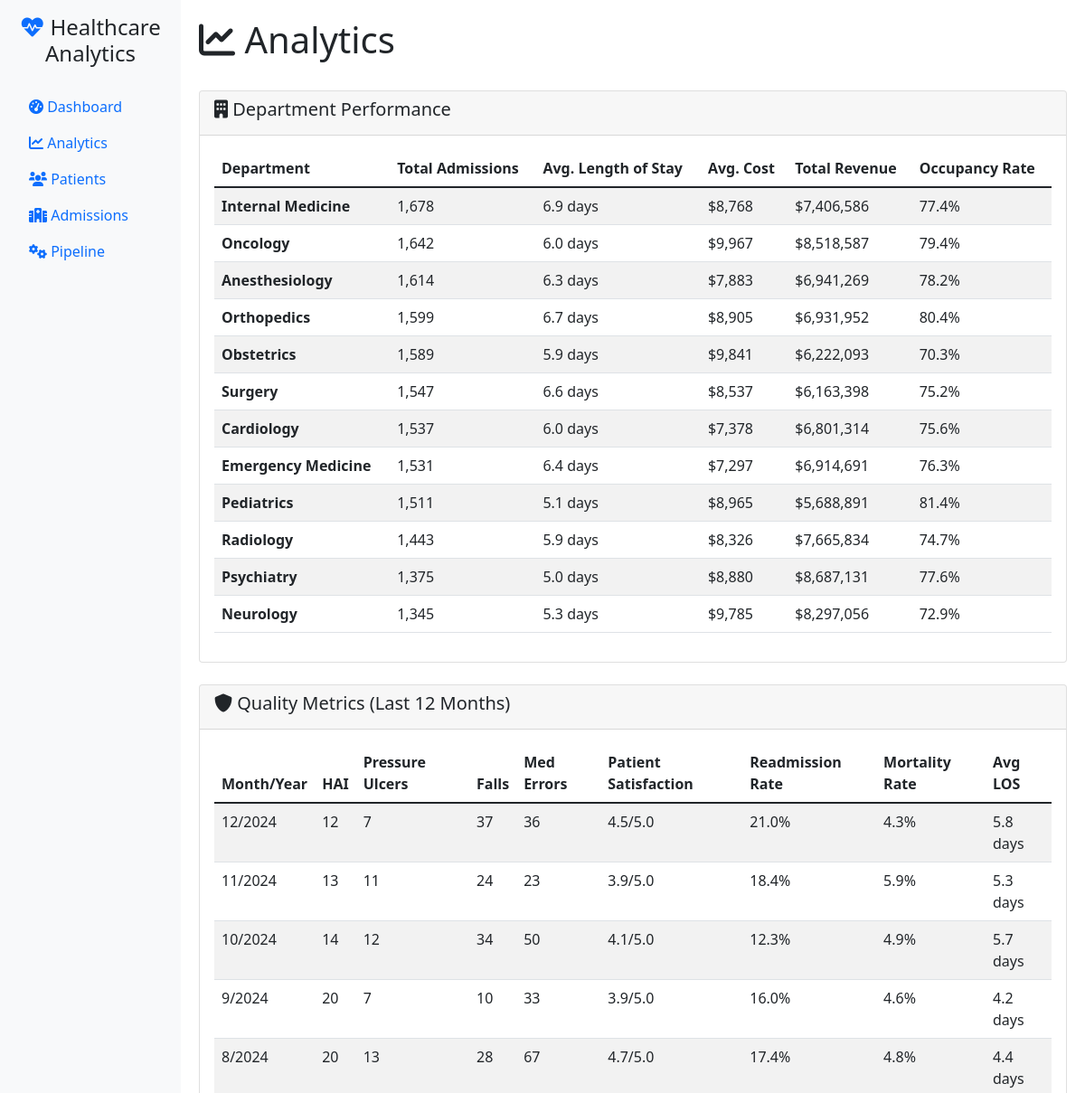
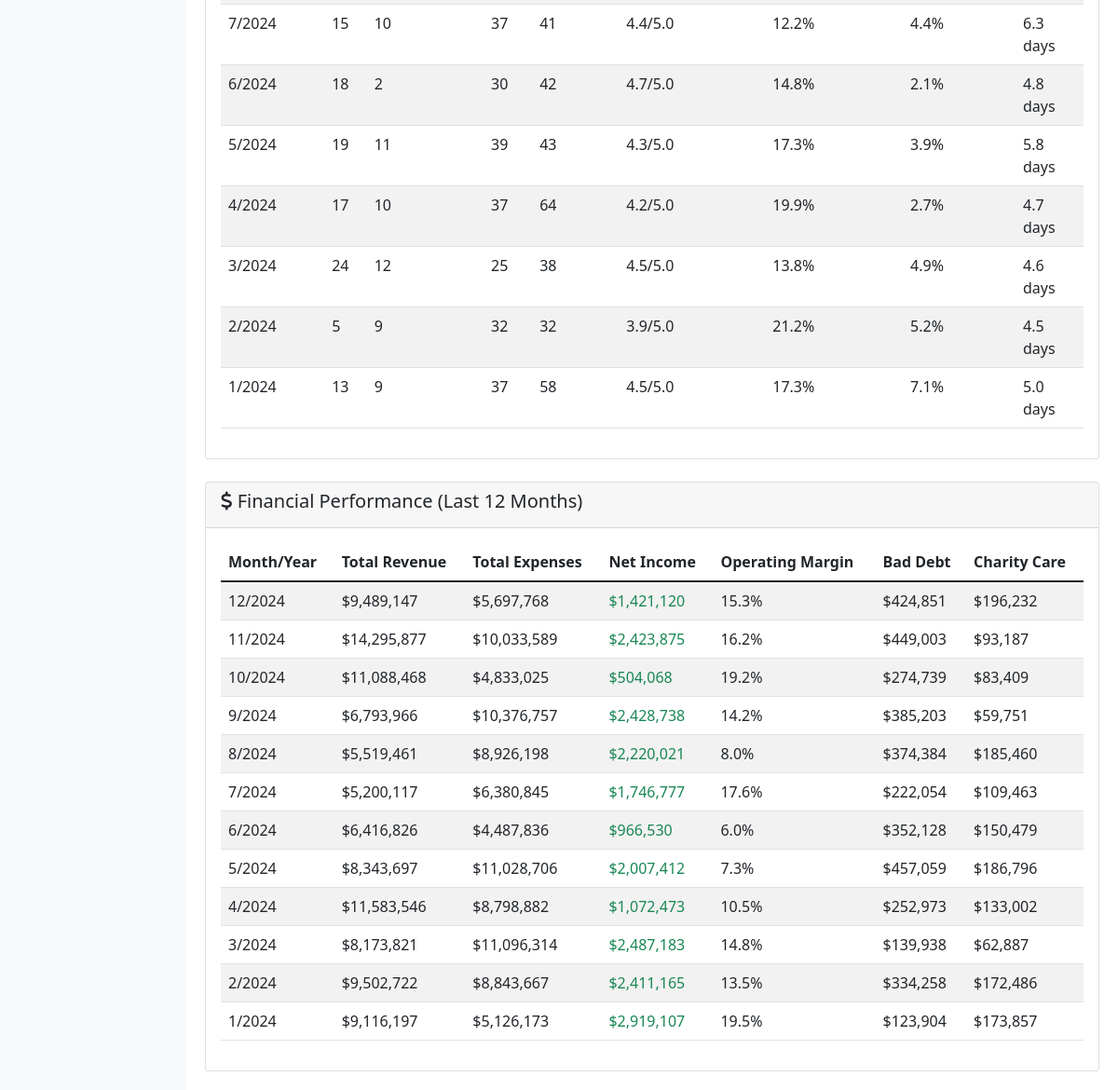
The app's page /analytics with its own data (2 pictures, top to bottom).
### tables this page shows
CREATE TABLE "quality_metrics" (
"month" INTEGER,
  "year" INTEGER,
  "hospital_acquired_infections" INTEGER,
  "pressure_ulcers" INTEGER,
  "falls" INTEGER,
  "medication_errors" INTEGER,
  "patient_satisfaction_avg" REAL,
  "readmission_rate" REAL,
  "mortality_rate" REAL,
  "avg_length_of_stay" REAL
);

CREATE TABLE "financial_performance" (
"month" INTEGER,
  "year" INTEGER,
  "total_revenue" INTEGER,
  "total_expenses" INTEGER,
  "net_income" INTEGER,
  "operating_margin" REAL,
  "bad_debt" INTEGER,
  "charity_care" INTEGER,
  "insurance_contractual" INTEGER,
  "cash_on_hand" INTEGER
);

### healthcare_web_app.py (the view)
@app.route('/analytics')
def analytics():
    try:
        department_metrics = data_manager.get_department_metrics()
        quality_metrics = data_manager.get_quality_metrics()
        financial_performance = data_manager.get_financial_performance()
        return render_template('analytics.html',
                             department_metrics=department_metrics.to_dict('records'),
                             quality_metrics=quality_metrics.to_dict('records'),
                             financial_performance=financial_performance.to_dict('records'))
    except Exception as e:
        flash(f"Error loading analytics: {str(e)}", 'error')
        return render_template('analytics.html', error=True)

### healthcare_web_app.py (called while the page is built)
    def get_database_connection(self):
        return sqlite3.connect(self.db_path)

    def get_department_metrics(self):
        conn = self.get_database_connection()
        df = pd.read_sql_query("""
            SELECT
                department_name,
                SUM(total_admissions) as total_admissions,
                AVG(avg_length_of_stay) as avg_los,
                AVG(avg_cost) as avg_cost,
                SUM(total_revenue) as total_revenue,
                AVG(occupancy_rate) as occupancy_rate
            FROM department_metrics
            GROUP BY department_name
            ORDER BY total_admissions DESC
        """, conn)
        conn.close()
        return df

    def get_quality_metrics(self):
        conn = self.get_database_connection()
        df = pd.read_sql_query("""
            SELECT
                month,
                year,
                hospital_acquired_infections,
                pressure_ulcers,
                falls,
                medication_errors,
                patient_satisfaction_avg,
                readmission_rate,
                mortality_rate,
                avg_length_of_stay
            FROM quality_metrics
            ORDER BY year DESC, month DESC
            LIMIT 12
        """, conn)
        conn.close()
        return df

    def get_financial_performance(self):
        conn = self.get_database_connection()
        df = pd.read_sql_query("""
            SELECT
                month,
                year,
                total_revenue,
                total_expenses,
                net_income,
                operating_margin,
                bad_debt,
                charity_care
            FROM financial_performance
            ORDER BY year DESC, month DESC
            LIMIT 12
        """, conn)
        conn.close()
        return df

### templates/analytics.html (shortened to what this page needs)
{% extends "base.html" %}
{% block content %}
<div class="d-flex justify-content-between align-items-center mb-4">
    <h1><i class="fas fa-chart-line"></i> Analytics</h1>
</div>
{% if error %}
<div class="alert alert-danger">
    <i class="fas fa-exclamation-triangle"></i>
    Unable to load analytics data. Please check the database connection.
</div>
{% else %}
<div class="row mb-4">
    <div class="col-12">
        <div class="card">
            <div class="card-header">
                <h5><i class="fas fa-building"></i> Department Performance</h5>
            </div>
            <div class="card-body">
                <div class="table-responsive">
                    <table class="table table-striped">
                        <thead>
                            <tr>
                                <th>Department</th>
                                <th>Total Admissions</th>
                                <th>Avg. Length of Stay</th>
                                <th>Avg. Cost</th>
                                <th>Total Revenue</th>
                                <th>Occupancy Rate</th>
                            </tr>
                        </thead>
                        <tbody>
                            {% for dept in department_metrics %}
                            <tr>
                                <td><strong>{{ dept.department_name }}</strong></td>
                                <td>{{ "{:,}".format(dept.total_admissions) }}</td>
                                <td>{{ "%.1f"|format(dept.avg_los) }} days</td>
                                <td>${{ "{:,.0f}".format(dept.avg_cost) }}</td>
                                <td>${{ "{:,.0f}".format(dept.total_revenue) }}</td>
                                <td>{{ "%.1f"|format(dept.occupancy_rate * 100) }}%</td>
                            </tr>
                            {% endfor %}
                        </tbody>
                    </table>
                </div>
            </div>
        </div>
    </div>
</div>
<div class="row mb-4">
    <div class="col-12">
        <div class="card">
            <div class="card-header">
                <h5><i class="fas fa-shield-alt"></i> Quality Metrics (Last 12 Months)</h5>
            </div>
            <div class="card-body">
                <div class="table-responsive">
                    <table class="table table-striped">
                        <thead>
                            <tr>
                                <th>Month/Year</th>
                                <th>HAI</th>
                                <th>Pressure Ulcers</th>
                                <th>Falls</th>
                                <th>Med Errors</th>
                                <th>Patient Satisfaction</th>
                                <th>Readmission Rate</th>
                                <th>Mortality Rate</th>
                                <th>Avg LOS</th>
                            </tr>
                        </thead>
                        <tbody>
                            {% for metric in quality_metrics %}
                            <tr>
                                <td>{{ metric.month }}/{{ metric.year }}</td>
                                <td>{{ metric.hospital_acquired_infections }}</td>
                                <td>{{ metric.pressure_ulcers }}</td>
                                <td>{{ metric.falls }}</td>
                                <td>{{ metric.medication_errors }}</td>
                                <td>{{ "%.1f"|format(metric.patient_satisfaction_avg) }}/5.0</td>
                                <td>{{ "%.1f"|format(metric.readmission_rate * 100) }}%</td>
                                <td>{{ "%.1f"|format(metric.mortality_rate * 100) }}%</td>
                                <td>{{ "%.1f"|format(metric.avg_length_of_stay) }} days</td>
                            </tr>
                            {% endfor %}
                        </tbody>
                    </table>
                </div>
            </div>
        </div>
    </div>
</div>
<div class="row">
    <div class="col-12">
        <div class="card">
            <div class="card-header">
                <h5><i class="fas fa-dollar-sign"></i> Financial Performance (Last 12 Months)</h5>
            </div>
            <div class="card-body">
                <div class="table-responsive">
                    <table class="table table-striped">
                        <thead>
                            <tr>
                                <th>Month/Year</th>
                                <th>Total Revenue</th>
                                <th>Total Expenses</th>
                                <th>Net Income</th>
                                <th>Operating Margin</th>
                                <th>Bad Debt</th>
                                <th>Charity Care</th>
                            </tr>
                        </thead>
                        <tbody>
                            {% for financial in financial_performance %}
                            <tr>
                                <td>{{ financial.month }}/{{ financial.year }}</td>
                                <td>${{ "{:,.0f}".format(financial.total_revenue) }}</td>
                                <td>${{ "{:,.0f}".format(financial.total_expenses) }}</td>
                                <td class="{{ 'text-success' if financial.net_income > 0 else 'text-danger' }}">
                                    ${{ "{:,.0f}".format(financial.net_income) }}
                                </td>
                                <td>{{ "%.1f"|format(financial.operating_margin * 100) }}%</td>
                                <td>${{ "{:,.0f}".format(financial.bad_debt) }}</td>
                                <td>${{ "{:,.0f}".format(financial.charity_care) }}</td>
                            </tr>
                            {% endfor %}
                        </tbody>
                    </table>
                </div>
            </div>
        </div>
    </div>
</div>
{% endif %}
{% endblock %}

### templates/base.html (shortened to what this page needs)
<!DOCTYPE html>
<html lang="en">
<head>
    <link href="https://cdn.jsdelivr.net/npm/bootstrap@5.1.3/dist/css/bootstrap.min.css" rel="stylesheet">
    <link href="https://cdnjs.cloudflare.com/ajax/libs/font-awesome/6.0.0/css/all.min.css" rel="stylesheet">
</head>
<body>
    <div class="container-fluid">
        <div class="row">
            <nav class="col-md-2 sidebar p-3">
                <h4 class="text-center mb-4">
                    <i class="fas fa-heartbeat text-primary"></i>
                    Healthcare Analytics
                </h4>
                <ul class="nav flex-column">
                    <li class="nav-item">
                        <a class="nav-link" href="{{ url_for('dashboard') }}">
                            <i class="fas fa-tachometer-alt"></i> Dashboard
                        </a>
                    </li>
                    <li class="nav-item">
                        <a class="nav-link" href="{{ url_for('analytics') }}">
                            <i class="fas fa-chart-line"></i> Analytics
                        </a>
                    </li>
                    <li class="nav-item">
                        <a class="nav-link" href="{{ url_for('patients') }}">
                            <i class="fas fa-users"></i> Patients
                        </a>
                    </li>
                    <li class="nav-item">
                        <a class="nav-link" href="{{ url_for('admissions') }}">
                            <i class="fas fa-hospital"></i> Admissions
                        </a>
                    </li>
                    <li class="nav-item">
                        <a class="nav-link" href="{{ url_for('pipeline') }}">
                            <i class="fas fa-cogs"></i> Pipeline
                        </a>
                    </li>
                </ul>
            </nav>
            <main class="col-md-10 main-content">
                {% block content %}{% endblock %}
            </main>
        </div>
    </div>
</body>
</html>

### templates/base.html (style rules this page uses)
.sidebar { min-height: 100vh; background-color: #f8f9fa; }
.main-content { padding: 20px; }

### records on screen
quality_metrics: month "12", year "2024", hospital_acquired_infections "12", pressure_ulcers "7", falls "37", medication_errors "36", patient_satisfaction_avg "4.5", readmission_rate "21.0", mortality_rate "4.3", avg_length_of_stay "5.8"
quality_metrics: month "11", year "2024", hospital_acquired_infections "13", pressure_ulcers "11", falls "24", medication_errors "23", patient_satisfaction_avg "3.9", readmission_rate "18.4", mortality_rate "5.9", avg_length_of_stay "5.3"
quality_metrics: month "10", year "2024", hospital_acquired_infections "14", pressure_ulcers "12", falls "34", medication_errors "50", patient_satisfaction_avg "4.1", readmission_rate "12.3", mortality_rate "4.9", avg_length_of_stay "5.7"
quality_metrics: month "9", year "2024", hospital_acquired_infections "20", pressure_ulcers "7", falls "10", medication_errors "33", patient_satisfaction_avg "3.9", readmission_rate "16.0", mortality_rate "4.6", avg_length_of_stay "4.2"
quality_metrics: month "8", year "2024", hospital_acquired_infections "20", pressure_ulcers "13", falls "28", medication_errors "67", patient_satisfaction_avg "4.7", readmission_rate "17.4", mortality_rate "4.8", avg_length_of_stay "4.4"
quality_metrics: month "7", year "2024", hospital_acquired_infections "15", pressure_ulcers "10", falls "37", medication_errors "41", patient_satisfaction_avg "4.4", readmission_rate "12.2", metric.mortality_rate*100 "4.4", avg_length_of_stay "6.3"
quality_metrics: month "6", year "2024", hospital_acquired_infections "18", pressure_ulcers "2", falls "30", medication_errors "42", patient_satisfaction_avg "4.7", readmission_rate "14.8", mortality_rate "2.1", avg_length_of_stay "4.8"
quality_metrics: month "5", year "2024", hospital_acquired_infections "19", pressure_ulcers "11", falls "39", medication_errors "43", patient_satisfaction_avg "4.3", readmission_rate "17.3", mortality_rate "3.9", avg_length_of_stay "5.8"
quality_metrics: month "4", year "2024", hospital_acquired_infections "17", pressure_ulcers "10", falls "37", medication_errors "64", patient_satisfaction_avg "4.2", readmission_rate "19.9", mortality_rate "2.7", avg_length_of_stay "4.7"
quality_metrics: month "3", year "2024", hospital_acquired_infections "24", pressure_ulcers "12", falls "25", medication_errors "38", patient_satisfaction_avg "4.5", readmission_rate "13.8", mortality_rate "4.9", avg_length_of_stay "4.6"
quality_metrics: month "2", year "2024", hospital_acquired_infections "5", pressure_ulcers "9", falls "32", medication_errors "32", patient_satisfaction_avg "3.9", readmission_rate "21.2", mortality_rate "5.2", avg_length_of_stay "4.5"
quality_metrics: month "1", year "2024", hospital_acquired_infections "13", pressure_ulcers "9", falls "37", medication_errors "58", patient_satisfaction_avg "4.5", readmission_rate "17.3", mortality_rate "7.1", avg_length_of_stay "5.0"
financial_performance: month "12", year "2024", total_revenue "9,489,147", total_expenses "5,697,768", net_income "1,421,120", operating_margin "15.3", bad_debt "424,851", charity_care "196,232"
financial_performance: month "11", year "2024", total_revenue "14,295,877", total_expenses "10,033,589", net_income "2,423,875", operating_margin "16.2", bad_debt "449,003", charity_care "93,187"
financial_performance: month "10", year "2024", total_revenue "11,088,468", total_expenses "4,833,025", net_income "504,068", operating_margin "19.2", bad_debt "274,739", charity_care "83,409"
financial_performance: month "9", year "2024", total_revenue "6,793,966", total_expenses "10,376,757", net_income "2,428,738", operating_margin "14.2", bad_debt "385,203", charity_care "59,751"
financial_performance: month "8", year "2024", total_revenue "5,519,461", total_expenses "8,926,198", net_income "2,220,021", operating_margin "8.0", bad_debt "374,384", charity_care "185,460"
financial_performance: month "7", year "2024", total_revenue "5,200,117", total_expenses "6,380,845", net_income "1,746,777", operating_margin "17.6", bad_debt "222,054", charity_care "109,463"
financial_performance: month "6", year "2024", total_revenue "6,416,826", total_expenses "4,487,836", net_income "966,530", operating_margin "6.0", bad_debt "352,128", charity_care "150,479"
financial_performance: month "5", year "2024", total_revenue "8,343,697", total_expenses "11,028,706", net_income "2,007,412", operating_margin "7.3", bad_debt "457,059", charity_care "186,796"
financial_performance: month "4", year "2024", total_revenue "11,583,546", total_expenses "8,798,882", net_income "1,072,473", operating_margin "10.5", bad_debt "252,973", charity_care "133,002"
financial_performance: month "3", year "2024", total_revenue "8,173,821", total_expenses "11,096,314", net_income "2,487,183", operating_margin "14.8", bad_debt "139,938", charity_care "62,887"
financial_performance: month "2", year "2024", total_revenue "9,502,722", total_expenses "8,843,667", net_income "2,411,165", operating_margin "13.5", bad_debt "334,258", charity_care "172,486"
financial_performance: month "1", year "2024", total_revenue "9,116,197", total_expenses "5,126,173", net_income "2,919,107", operating_margin "19.5", bad_debt "123,904", charity_care "173,857"

### other values on screen
{{ dept.department_name }} "Internal Medicine" "Oncology" "Anesthesiology" "Orthopedics" "Obstetrics" "Surgery" "Cardiology" "Emergency Medicine" "Pediatrics" "Radiology" "Psychiatry" "Neurology"
{{ "{:,}".format(dept.total_admissions) }} "1,678" "1,642" "1,614" "1,599" "1,589" "1,547" "1,537" "1,531" "1,511" "1,443" "1,375" "1,345"
{{ "%.1f"|format(dept.avg_los) }} "6.9" "6.0" "6.3" "6.7" "5.9" "6.6" "6.0" "6.4" "5.1" "5.9" "5.0" "5.3"
{{ "{:,.0f}".format(dept.avg_cost) }} "8,768" "9,967" "7,883" "8,905" "9,841" "8,537" "7,378" "7,297" "8,965" "8,326" "8,880" "9,785"
{{ "{:,.0f}".format(dept.total_revenue) }} "7,406,586" "8,518,587" "6,941,269" "6,931,952" "6,222,093" "6,163,398" "6,801,314" "6,914,691" "5,688,891" "7,665,834" "8,687,131" "8,297,056"
{{ "%.1f"|format(dept.occupancy_rate * 100) }} "77.4" "79.4" "78.2" "80.4" "70.3" "75.2" "75.6" "76.3" "81.4" "74.7" "77.6" "72.9"
